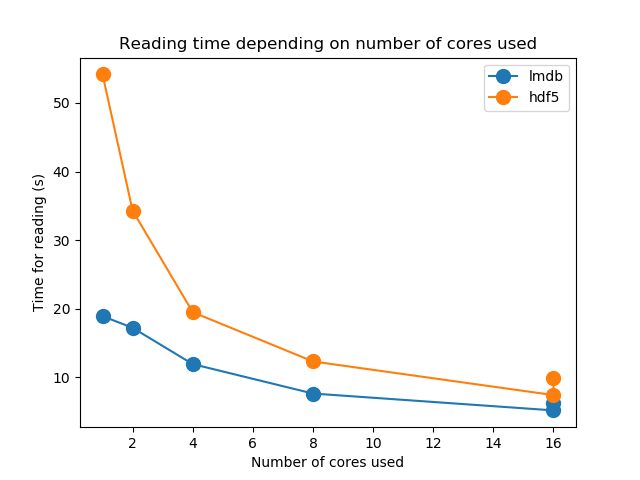

Source code (Python):
#srun --ntasks-per-node=16 --nodes 1 --mem=10GB -t1:00:00 --pty /bin/bash

from joblib import Parallel, delayed, parallel_backend
import numpy as np
from PIL import Image
import lmdb
from random import sample
import sqlite3
import pandas as pd
import io
import time
import os
import random
import h5py
import matplotlib.pyplot as plt



######################################################  Correct affinity
## see current affinity 
import os; os.sched_getaffinity(0)
# reset affinity - read about affinity in man taskset
os.system("taskset -p 0xFFFFFFFF %d" % os.getpid())
# check
os.sched_getaffinity(0)

#############################################################
read sqlite files and get all keys
print("---reading sqlite for lmdb")
######################## sqlite file - for lmdb
with sqlite3.connect("/scratch/work/public/datasets/TextRecognitionData_VGG_Oxford/lmdb/TextImages.sqlite") as sql_conn:
   df = pd.read_sql_query("select * from meta;", sql_conn)
   all_keys = df['key'].tolist()

## let say we want to get first image
# key = all_keys[0]

print("---reading sqlite for hdf5")
####################### hdf5 sqlite file
with sqlite3.connect("/scratch/work/public/datasets/TextRecognitionData_VGG_Oxford/hdf5/TextImages-hdf5.sqlite") as sql_conn:
   df_hdf5 = pd.read_sql_query("select * from meta;", sql_conn)
   all_keys_hdf5 = df_hdf5['key'].tolist()

#############################################################
#############################################################
timing_dict = {"lmdb": [], "hdf5": []}

## Assuming we have 16 cpus avaialble on node
#cpus_options = [1, 2, 4, 8, 16]
cpus_options = [16, 16, 8, 4, 2, 1]
timing_dict["cpus_options"] = cpus_options

## Read fixed number of images for all experiments
N_to_read = int(1e5)

########################################################### LMDB

key_list = [f"{i:07}" for i in list(range(1, N_to_read+1))]
lmdb_path = "/scratch/work/public/datasets/TextRecognitionData_VGG_Oxford/lmdb/TextImages.lmdb"

def read_fig_lmdb(key):
  #print("process id:" + str(os.getpid()))
  with lmdb.open(lmdb_path, readonly=True, lock=False) as env:
    with env.begin() as lmdb_txn:
      #print(key)
      stored_image = lmdb_txn.get(key.encode())
      #print(data)
      PIL_image = Image.open(io.BytesIO(stored_image))
      return(np.asarray(PIL_image))


for cpus_number in cpus_options:
    tic = time.time()
    res = Parallel(n_jobs=cpus_number, prefer = "processes", verbose=5)(delayed(read_fig_lmdb)(key) for key in key_list)
    toc = time.time()
    timing_dict["lmdb"].append(toc-tic)
    
######################################################### HDF5

def read_fig_hdf5(key):
    with h5py.File('/scratch/work/public/datasets/TextRecognitionData_VGG_Oxford/hdf5/TextImages.hdf5', 'r') as f:
        dset = f['images']
        stored_image = dset[key]
        #print(data)
        PIL_image = Image.open(io.BytesIO(stored_image))
        return(np.asarray(PIL_image))


key_list = list(range(int(N_to_read)))
for cpus_number in cpus_options:
    tic = time.time()
    res = Parallel(n_jobs=cpus_number, prefer = "processes", verbose=5)(delayed(read_fig_hdf5)(key) for key in key_list)
    toc = time.time()
    timing_dict["hdf5"].append(toc-tic)

#######################################################
import sys
print("size or loaded data: " + str(sys.getsizeof(res)))
## size or loaded data: 1730440
## overhead ~100MB per process

print(timing_dict)    

######################################################

########### Plot
cpus_options = timing_dict["cpus_options"]
del timing_dict["cpus_options"]

df = pd.DataFrame(timing_dict, index=cpus_options)
df = df.round(3)

lines = df.plot.line(style='.-', markersize = 20)
lines.set_title("Reading time depending on number of cores used")
lines.set_xlabel("Number of cores used");
lines.set_ylabel("Time for reading (s)");
plt.savefig('./read_parallel.png')

#lines.set_xscale('log')
lines.set_yscale('log')
plt.savefig('./read_parallel_log.png')


